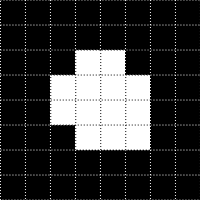
#> input picture Project 1/Code/ref_marker_grid.png, 200 x 200 px, found by its file name
$ python main.py
#> lines starting #> are read from the running program, lines starting #| are printed output that depends on the picture; after the words box and inside, x2 and y2 are one past the last pixel; in counts of white or black regions, pixels touching at a corner belong together; pictures that were not available may be replaced by others from this repository, and a replacement may not be noted
import numpy as np
import cv2


def main():
	lena = cv2.imread('Lena.png')
	marker = cv2.imread('ref_marker.png')
	marker_grid = cv2.imread('ref_marker_grid.png')
#> marker_grid is the input picture: shape (200, 200, 3); min 0, max 255, mean 55.7


	# K = np.transpose(np.array([[1406.08415449821,0,0],
	# [2.20679787308599, 1417.99930662800,0],
	# [1014.13643417416, 566.347754321696,1]]))

	lena = cv2.imread('Lena.png')

	lena_mat, marker_mat = gen_mats()
	clahe = cv2.createCLAHE(clipLimit=2.0, tileGridSize=(8,8))


	# UNCOMMENT VIDEO THAT NEEDS TO BE PLAYED
	# tag_capture = cv2.VideoCapture('Tag0.mp4')
	# tag_capture = cv2.VideoCapture('Tag1.mp4')
	# tag_capture = cv2.VideoCapture('Tag2.mp4')
	tag_capture = cv2.VideoCapture('multipleTags.mp4')


	# SET VALUES ACCORDING TO IF YOU WANT TO SEE CUBE OR ENCODING/LENA
	cube = True
	encoding = True
	lena_tag = True


	# out = cv2.VideoWriter('Tag_multiple_cubed.avi',cv2.VideoWriter_fourcc('M','J','P','G'), 30, (1920,1080))
	while(tag_capture.isOpened()):


		ret, frame = tag_capture.read()
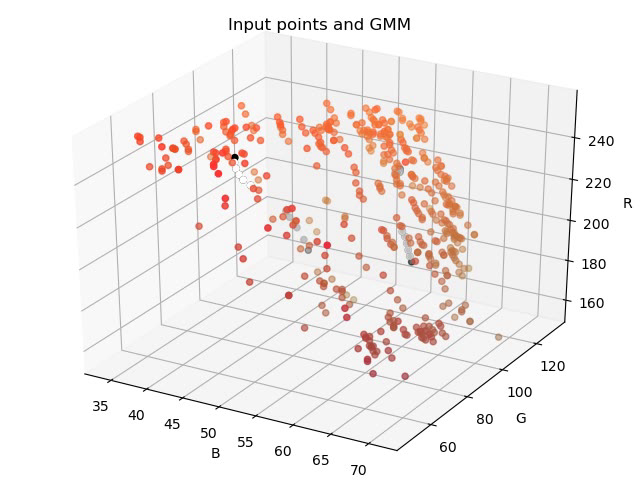
#> input picture frame 5 of Project_3/GMM_interate.avi, 640 x 480 px, given in place of multipleTags.mp4, which was not available
#> frame is the input picture: shape (480, 640, 3); mean B, G, R 238.1, 239.5, 243.7

		if frame is None:
			break
		gray = cv2.cvtColor(frame, cv2.COLOR_BGR2GRAY)
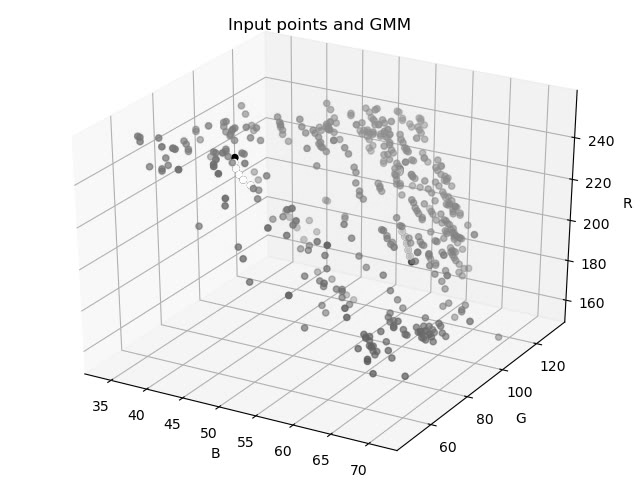
#> gray: shape (480, 640); min 0, max 255, mean 240.6
		gray = clahe.apply(gray)
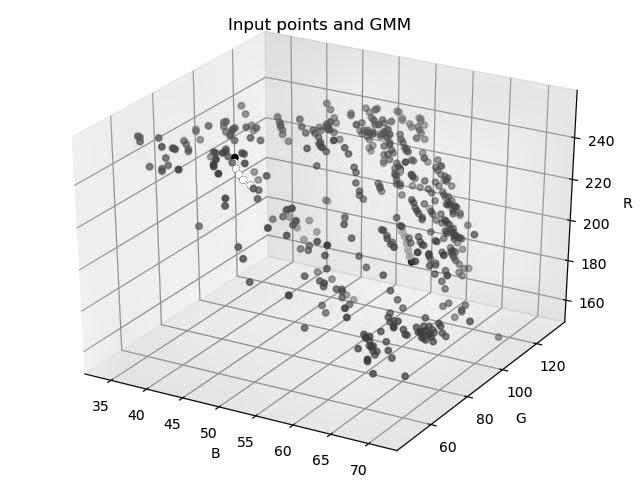
#> gray: shape (480, 640); min 1, max 255, mean 232.7


		ret,th1 = cv2.threshold(gray,190,255,cv2.THRESH_BINARY)
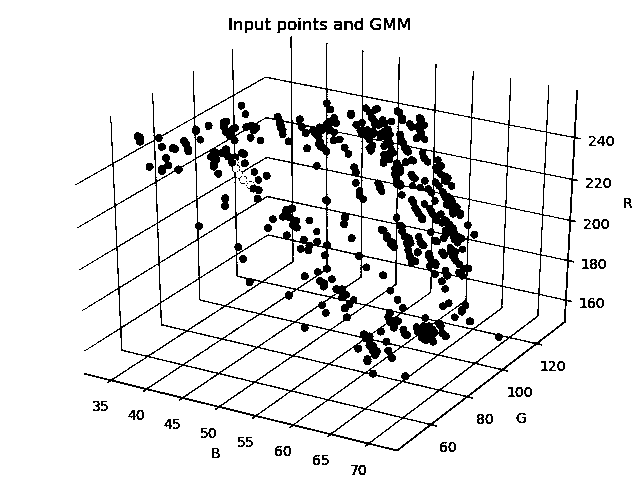
#> th1: shape (480, 640); 90.5% white; 109 black regions (13 under 20 px), largest, box (x1, y1, x2, y2) and area: (75, 36, 581, 451) 23887, (408, 196, 426, 223) 213, (158, 154, 172, 175) 168
		kernel = np.ones((3,3),np.uint8)
		th1 = cv2.erode(th1,kernel,iterations = 1)
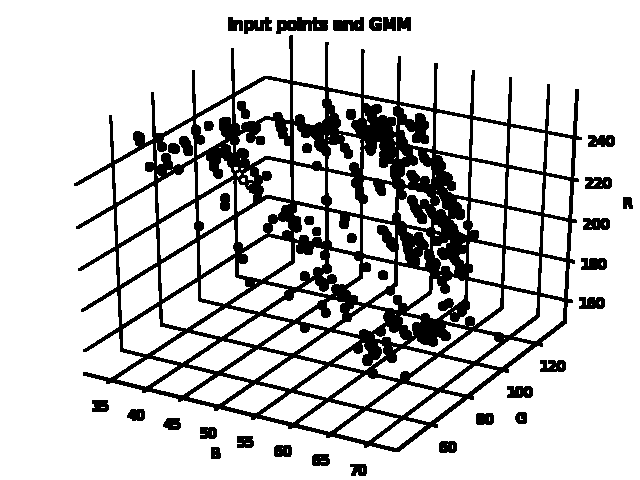
#> th1: shape (480, 640); 81.4% white; 37 black regions
		# edge = cv2.Canny(th1, 75, 200)


		contours, hierarchy = cv2.findContours(th1.copy() ,cv2.RETR_CCOMP, cv2.CHAIN_APPROX_SIMPLE)
#> contours = 224 contours, 81 with area under 20; largest, box (x1, y1, x2, y2) and area: (0, 0, 640, 480) 306081, (73, 34, 583, 453) 139877, (235, 79, 290, 130) 1754, (239, 237, 291, 280) 1393, (123, 307, 182, 354) 1369
		# contours, hierarchy = cv2.findContours(edge.copy() ,cv2.RETR_TREE, cv2.CHAIN_APPROX_SIMPLE)
		# frame = cv2.drawContours(frame,contours,-1,(0,0,255),2)
		contours = refine_contours(contours,hierarchy)
#> the loop in refine_contours, `for contour_indx in range(len(contours)):` made 224 passes
#> (area, arc_L, approx) on passes 18, 22, 24, 25, 26, 29, 30, 31, 32, 34: (631, 124.4, [[425, 425], [403, 420], [374, 442], [396, 447]]), (909.5, 144.6, [[397, 418], [365, 411], [337, 433], [368, 440]]), (891, 144, [[359, 409], [328, 402], [299, 423], [329, 431]]), (876, 146, [[322, 400], [291, 393], [261, 414], [292, 422]]), (674, 130, [[461, 397], [440, 392], [408, 416], [430, 421]]), (972, 151.7, [[433, 391], [402, 384], [370, 407], [401, 415]]), (850.5, 141.8, [[284, 391], [255, 384], [225, 405], [256, 412]]), (834, 140.4, [[248, 383], [218, 376], [189, 396], [219, 403]]), (938.5, 153.1, [[396, 382], [365, 375], [333, 398], [364, 406]]), (814.5, 141, [[212, 374], [183, 367], [153, 388], [183, 394]])
#> (area, arc_L) on passes 41, 44, 52, 53, 54, 56: (772, 152.4), (370, 195), (152, 98.43), (375, 176.5), (785.5, 155.4), (114.5, 75.7)
#> after the loop in refine_contours, `for contour_indx in range(len(contours)):`: contour_areas = []
#> contours = []


		result = frame
		if len(contours) > 0:

			if encoding:
				result, new_contours = tag_image(result,contours,marker_mat.copy())
				if len(new_contours) > 0 and lena_tag:
					result = superImpose(result,new_contours,lena,lena_mat.copy())
			elif lena_tag and not encoding:
				temp, new_contours = tag_image(result.copy(),contours,marker_mat.copy())
				if len(new_contours) > 0:
					result = superImpose(frame,new_contours,lena,lena_mat.copy())

			if cube:
				result = tag_cube(result,contours,marker_mat)


		# out.write(result)
		# cv2.imwrite('cube_frame.png', result)

		result_R = cv2.resize(result, (800, 450), interpolation = cv2.INTER_AREA)
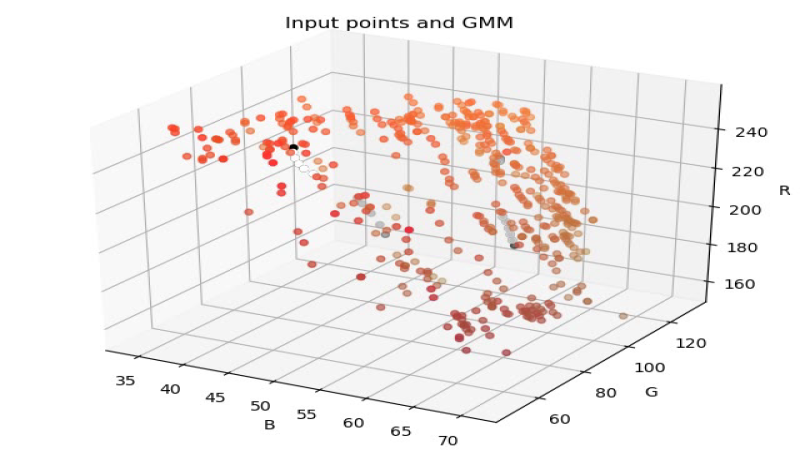
#> result_R: shape (450, 800, 3); mean B, G, R 238.1, 239.5, 243.7
		cv2.imshow('frame',result_R)
		if cv2.waitKey(1) & 0xFF == ord('q'):
#> (key q is pressed here)
			break
		# break

	# out.release()
	tag_capture.release()
	cv2.destroyAllWindows()


def gen_mats():
	marker_mat = []
	for col in range(80):
		for row in range(80):
			marker_mat.append([col,row,1])


	lena_mat = []
	for col in range(512):
		for row in range(512):
			lena_mat.append([col,row,1])

	return np.transpose(np.array(lena_mat)), np.transpose(np.array(marker_mat))


def refine_contours(contours,hierarchy):

	area_bounds = [1000, 32000]
	result_contours = []
	contour_sum = np.array([])
	contour_areas = []
	sum_threshold = 100

	# print(hierarchy.shape)
	for contour_indx in range(len(contours)):
		area = cv2.contourArea(contours[contour_indx])


		arc_L = cv2.arcLength(contours[contour_indx], True)
		approxps = np.squeeze(cv2.approxPolyDP(contours[contour_indx], arc_L/30.0, True))
		approx = np.squeeze(approxps)
		if contour_sum.shape[0] > 0:
			closeness = (np.abs(contour_sum-np.sum(approx,axis=0)) < sum_threshold).any()
		else:
			closeness = False

		if area > area_bounds[0] and area < area_bounds[1] and approx.shape[0] == 4 and not closeness and hierarchy[0,contour_indx,-1] != -1:
			np.append(contour_sum,np.sum(approx,axis=0))
			contour_areas.append(area)


			# rect = np.zeros((4,2))
			TL = np.argmin(np.hypot(approx[:,0],approx[:,1]))
			TR = np.argmin(np.hypot(1920-approx[:,0],approx[:,1]))
			# [17 lines of commented-out code are left out]
			if TL < TR and TL != 0:
				result_contours.append(approx)
			else:
				if TL == 0 and TR == 3:
					result_contours.append(np.flip(approx, 0))
				else:
					result_contours.append(approx)

	return result_contours


# [264 lines left out: functions pose, tag_cube, tag_image, pull_tag, decode, add_tag_imgs and 2 more, not called in this run]


main()
